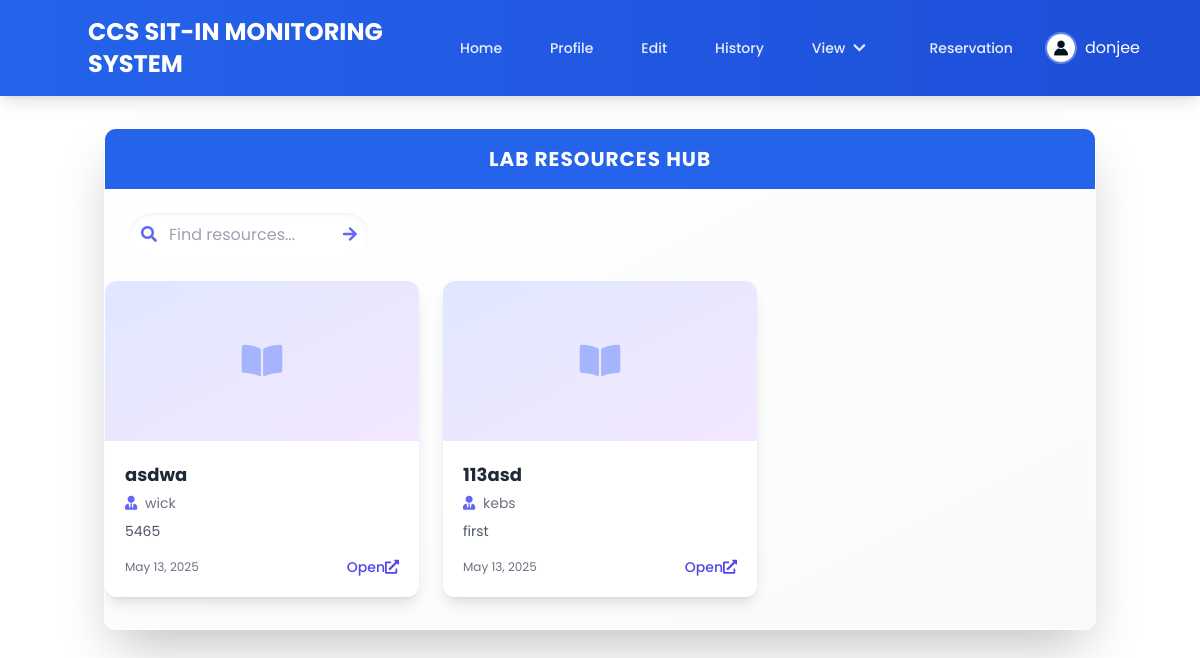
/user/lab_resources.php (signed in), run on the app's committed database.
### tables this page shows
CREATE TABLE `users` (
  `STUD_NUM` int(11) NOT NULL,
  `IDNO` int(11) NOT NULL,
  `LAST_NAME` varchar(30) NOT NULL,
  `FIRST_NAME` varchar(30) NOT NULL,
  `MID_NAME` varchar(30) NOT NULL,
  `COURSE` enum('BS IN ACCOUNTANCY','BS IN BUSINESS ADMINISTRATION','BS IN CRIMINOLOGY','BS IN CUSTOMS ADMINISTRATION','BS IN INFORMATION TECHNOLOGY','BS IN COMPUTER SCIENCE','BS IN OFFICE ADMINISTRATION','BS IN SOCIAL WORK','BACHELOR OF SECONDARY EDUCATION','BACHELOR OF ELEMENTARY EDUCATION') NOT NULL,
  `YEAR_LEVEL` enum('1st Year','2nd Year','3rd Year','4th Year') NOT NULL,
  `USER_NAME` varchar(30) NOT NULL,
  `PASSWORD_HASH` varchar(255) NOT NULL,
  `UPLOAD_IMAGE` longblob DEFAULT NULL,
  `EMAIL` varchar(30) NOT NULL,
  `ADDRESS` varchar(255) NOT NULL,
  `SESSION` int(11) NOT NULL DEFAULT 30,
  `POINTS` int(5) NOT NULL,
  `TOTAL_POINTS` int(11) NOT NULL DEFAULT 0
);

CREATE TABLE `resources` (
  `RESOURCES_ID` int(11) NOT NULL,
  `RESOURCES_NAME` varchar(255) NOT NULL,
  `PROFESSOR` varchar(100) DEFAULT NULL,
  `DESCRIPTION` text DEFAULT NULL,
  `RESOURCES_IMAGE` longblob DEFAULT NULL,
  `RESOURCES_LINK` varchar(255) DEFAULT NULL,
  `CREATED_AT` timestamp NOT NULL DEFAULT current_timestamp() ON UPDATE current_timestamp()
);

### user/lab_resources.php (the view, shortened to what this page needs)
<?php
require '../db.php';
$userId = isset($_SESSION['user_id']) ? $_SESSION['user_id'] : null;
$firstName = isset($_SESSION['first_name']) ? $_SESSION['first_name'] : 'Guest';
if ($userId) {
    $stmt = $conn->prepare("SELECT UPLOAD_IMAGE FROM users WHERE STUD_NUM = ?");
    $stmt->bind_param("i", $userId);
    $stmt->execute();
    $stmt->bind_result($userImage);
    $profileImage = !empty($userImage) ? '../images/' . $userImage : "../images/image.jpg";
} else {
    $profileImage = "../images/image.jpg";
}
$resources = [];
$searchQuery = isset($_GET['search']) ? $_GET['search'] : '';
if (!empty($searchQuery)) {
    $search = "%$searchQuery%";
    $result = $conn->prepare("SELECT RESOURCES_ID, RESOURCES_NAME, PROFESSOR, DESCRIPTION, RESOURCES_LINK, RESOURCES_IMAGE, CREATED_AT
                             FROM resources
                             WHERE RESOURCES_NAME LIKE ? OR PROFESSOR LIKE ? OR DESCRIPTION LIKE ?
                             ORDER BY CREATED_AT DESC");
    $result->bind_param("sss", $search, $search, $search);
    $result->execute();
    $fetchResult = $result->get_result();
} else {
    $fetchResult = $conn->query("SELECT RESOURCES_ID, RESOURCES_NAME, PROFESSOR, DESCRIPTION, RESOURCES_LINK, RESOURCES_IMAGE, CREATED_AT
                               FROM resources ORDER BY CREATED_AT DESC");
}
if ($fetchResult && $fetchResult->num_rows > 0) {
    while ($row = $fetchResult->fetch_assoc()) {
        $resources[] = $row;
    }
}
?>
<!DOCTYPE html>
<html lang="en">
<head>
    <link rel="stylesheet" href="https://cdnjs.cloudflare.com/ajax/libs/font-awesome/5.15.4/css/all.min.css">
    <script src="https://cdn.tailwindcss.com"></script>
</head>
<body class="bg-gradient-to-br min-h-screen font-poppins" style="background: linear-gradient(135deg, #2563eb 0%, #3b82f6 100%)">
    <header class="bg-gradient-to-r from-blue-600 to-blue-700 text-white shadow-lg py-4 px-6">
        <div class="container mx-auto flex items-center justify-between">
            <div class="flex items-center">
                <h1 class="text-2xl font-bold">CCS SIT-IN MONITORING SYSTEM</h1>
            </div>
            <div class="flex items-center space-x-6">
                <nav class="hidden md:flex items-center space-x-4">
                    <a href="dashboard.php" class="nav-item<?php if(basename($_SERVER['PHP_SELF']) == 'dashboard.php') echo ' active'; ?>">
                        <span>Home</span>
                    </a>
                    <a href="profile.php" class="nav-item<?php if(basename($_SERVER['PHP_SELF']) == 'profile.php') echo ' active'; ?>">
                        <span>Profile</span>
                    </a>
                    <a href="edit.php" class="nav-item<?php if(basename($_SERVER['PHP_SELF']) == 'edit.php') echo ' active'; ?>">
                        <span>Edit</span>
                    </a>
                    <a href="history.php" class="nav-item<?php if(basename($_SERVER['PHP_SELF']) == 'history.php') echo ' active'; ?>">
                        <span>History</span>
                    </a>
                    <div class="relative" x-data="{ open: false }">
                        <button @click="open = !open" class="nav-item">
                            <span>View</span>
                            <i class="fas fa-chevron-down ml-1 text-sm"></i>
                        </button>
                    </div>
                    <a href="reservation.php" class="nav-item<?php if(basename($_SERVER['PHP_SELF']) == 'reservation.php') echo ' active'; ?>">
                        <span>Reservation</span>
                    </a>
                    <div class="relative" x-data="{ open: false }">
                        <button @click="open = !open" class="flex items-center space-x-2">
                            <img src="<?php echo htmlspecialchars($profileImage); ?>" alt="Profile"
                                 class="w-8 h-8 rounded-full object-cover border-2 border-white/30">
                            <span class="hidden md:inline-block"><?php echo htmlspecialchars($firstName); ?></span>
                        </button>
                    </div>
                </nav>
            </div>
        </div>
    </header>
    <div class="container mx-auto px-4 py-8">
        <div class="bg-gradient-to-br from-white to-gray-50 rounded-xl shadow-2xl overflow-hidden backdrop-blur-sm border border-white/30">
            <div class="text-white p-4 flex items-center justify-center relative overflow-hidden"
                 style="background: linear-gradient(135deg, #2563eb 100%, #3b82f6 100%)">
                <h2 class="text-xl font-bold tracking-wider uppercase relative z-10">Lab Resources Hub</h2>
            </div>
            <div class="p-6">
                    <div class="flex items-center mt-4 md:mt-0">
                        <form action="" method="GET" class="relative">
                            <input type="text" name="search" placeholder="Find resources..."
                                   value="<?php echo htmlspecialchars($searchQuery); ?>"
                                   class="pl-10 pr-4 py-2.5 w-60 rounded-full border-0 bg-white/80 backdrop-blur-md
                                         shadow-inner focus:outline-none focus:ring-2 focus:ring-indigo-500">
                            <div class="absolute left-3 top-1/2 transform -translate-y-1/2 text-indigo-500">
                                <i class="fas fa-search"></i>
                            </div>
                            <button type="submit" class="absolute right-3 top-1/2 transform -translate-y-1/2 text-indigo-500 hover:text-indigo-700">
                                <i class="fas fa-arrow-right"></i>
                            </button>
                        </form>
                    </div>
                </div>
                <div class="grid grid-cols-1 md:grid-cols-2 lg:grid-cols-3 xl:grid-cols-4 gap-6 mb-8">
                    <?php if (empty($resources)): ?>
                        <div class="col-span-full text-center py-12">
                                <h3 class="text-xl font-semibold text-gray-700 mb-2">No Resources</h3>
                                <?php if (!empty($searchQuery)): ?>
                                    <p class="text-gray-600">I couldn't find any resources "<?php echo htmlspecialchars($searchQuery); ?>"</p>
                                    <a href="lab_resources.php" class="mt-4 inline-block bg-indigo-600 text-white py-2 px-6 rounded-lg hover:bg-indigo-700 transition-colors">
                                         Back to All Resources
                                    </a>
                                <?php else: ?>
                                    <p class="text-gray-600">You can Check Later</p>
                                <?php endif; ?>
                            </div>
                        </div>
                    <?php else: ?>
                        <?php foreach ($resources as $index => $resource): ?>
                            <?php
                            $cardClass = "";
                            $cardType = $index % 4;
                            switch($cardType) {
                                case 0:
                                    $cardClass = "resource-card-3d";
                                    break;
                                case 1:
                                    $cardClass = "glass-card";
                                    break;
                            }
                            ?>
                            <div class="<?php echo $cardClass; ?> rounded-xl overflow-hidden shadow-lg group relative">
                                <div class="h-40 overflow-hidden">
                                    <?php if ($resource['RESOURCES_IMAGE']): ?>
                                        <img
                                             alt="<?php echo htmlspecialchars($resource['RESOURCES_NAME']); ?>"
                                             class="w-full h-full object-cover group-hover:scale-110 transition-transform duration-700">
                                    <?php else: ?>
                                        <div class="w-full h-full bg-gradient-to-br from-indigo-100 to-purple-100 flex items-center justify-center">
                                            <i class="fas fa-book-open text-4xl text-indigo-300"></i>
                                        </div>
                                    <?php endif; ?>
                                </div>
                                <div class="p-5 bg-white">
                                    <h3 class="font-bold text-gray-800 text-lg mb-1"><?php echo htmlspecialchars($resource['RESOURCES_NAME']); ?></h3>
                                    <?php if (!empty($resource['PROFESSOR'])): ?>
                                    <div class="text-sm text-gray-500 mb-2">
                                        <i class="fas fa-user-tie mr-1 text-indigo-500"></i>
                                        <?php echo htmlspecialchars($resource['PROFESSOR']); ?>
                                    </div>
                                    <?php endif; ?>
                                    <p class="text-gray-600 text-sm mb-4 line-clamp-2 <?php echo $cardType === 3 ? 'floating-label' : ''; ?>">
                                        <?php echo htmlspecialchars($resource['DESCRIPTION']); ?>
                                    </p>
                                    <div class="mt-auto flex justify-between items-center">
                                        <span class="text-xs text-gray-500"><?php echo date('M d, Y', strtotime($resource['CREATED_AT'])); ?></span>
                                        <a href="<?php echo htmlspecialchars($resource['RESOURCES_LINK']); ?>" target="_blank"
                                           class="text-indigo-600 hover:text-indigo-800 font-medium text-sm flex items-center group/link">
                                            <span class="group-hover/link:mr-2 transition-all duration-300">Open</span>
                                            <i class="fas fa-external-link-alt transform group-hover/link:translate-x-1 transition-transform"></i>
                                        </a>
                                    </div>
                                </div>
                            </div>
                        <?php endforeach; ?>
                    <?php endif; ?>
                </div>
            </div>
        </div>
</body>
</html>

### user/lab_resources.php (style rules this page uses)
body { font-family: 'Poppins', sans-serif; background: #ffffff !important; min-height: 100vh; }
.nav-item { display: flex; align-items: center; padding: 0.5rem 1rem; color: rgba(255, 255, 255, 0.9); font-size: 0.875rem; font-weight: 500; border-radius: 0.5rem; transition: all 0.2s; }
.nav-item i { width: 1.25rem; text-align: center; margin-right: 0.75rem; }

### data on the page
users: UPLOAD_IMAGE (picture)
resources: RESOURCES_NAME "asdwa", PROFESSOR "wick", DESCRIPTION "5465", CREATED_AT "May 13, 2025"
resources: RESOURCES_NAME "113asd", PROFESSOR "kebs", DESCRIPTION "first", CREATED_AT "May 13, 2025"

### other printed values
$firstName "donjee"
